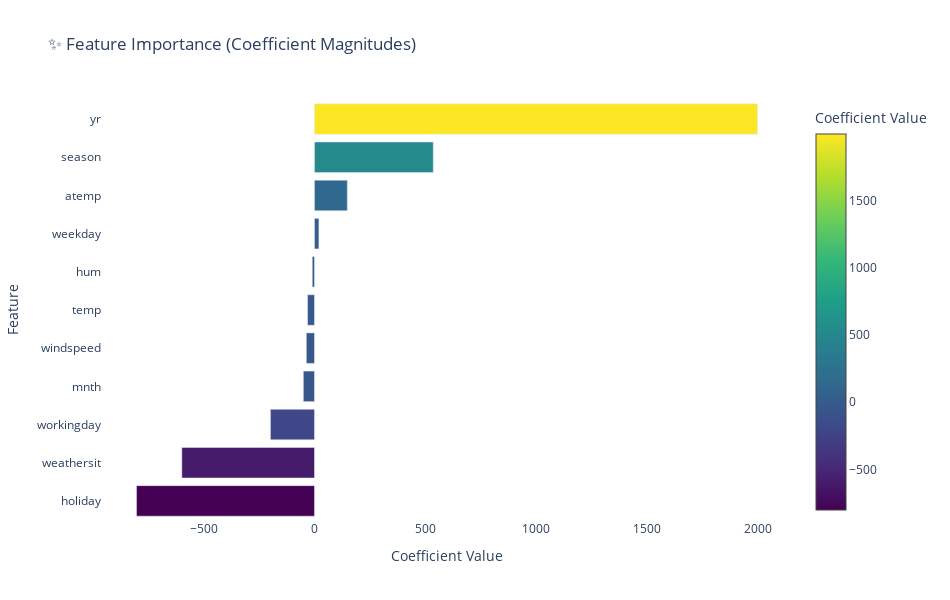

The code cell stored with this chart in its notebook:
### Markdown cell above
### 📈 Task 5 — Building the Linear Regression Model (🔹 Question 5)

### 🎯 Objective  
To build a **Multiple Linear Regression model** that predicts the demand for shared bikes (`cnt 🚲`) using environmental, seasonal, and calendar-based features.  
This step transforms our prepared dataset into a **predictive model** that can provide **quantifiable insights** into demand drivers.  

### 🔹 Subtasks  

⚙️ **Model Training**  
- Fit a **Multiple Linear Regression** model on the **training set**.  
- Ensure categorical dummies and continuous features are handled correctly.  
- Use both `statsmodels` (for detailed coefficient interpretation) and `sklearn` (for practical implementation).  

📊 **Model Summary & Coefficients**  
- Generate a **regression summary** (R², adjusted R², F-statistic, p-values).  
- Interpret coefficients to identify **significant predictors** of demand.  
- Check for **multicollinearity (VIF values)** to ensure model stability.  

🧪 **Model Refinement**  
- Remove **insignificant variables (p > 0.05)** step by step.  
- Rebuild the model iteratively until only **statistically significant predictors** remain.  

### 📋 Deliverables  
1. **Trained Linear Regression model** fitted on training data.  
2. **Model summary** including R², adjusted R², and coefficients.  
3. **Insights on significant predictors** of bike demand.  
4. 📑 A markdown explanation of which features drive rentals the most (season, weather, working days, etc.).

### Code cell
# === 📈 Task 5: Building the Linear Regression Model ===

import os
import pandas as pd
import statsmodels.api as sm
from sklearn.linear_model import LinearRegression
from statsmodels.stats.outliers_influence import variance_inflation_factor
import plotly.graph_objects as go
from IPython.display import Markdown, display_html
from sklearn.model_selection import train_test_split
from itertools import cycle, chain   # ✅ FIX: Import before function use

# 📂 File location (Project path)
data_path = r"G:\Github Assignments Data\Linear Regression Machine Learning Project\day.csv"

# Load dataset
day = pd.read_csv(data_path)

# Define features and target
X = day.drop(['cnt', 'casual', 'registered', 'dteday', 'instant'], axis=1)
y = day['cnt']

# Train-test split
X_train, X_test, y_train, y_test = train_test_split(X, y, test_size=0.2, random_state=42)

# 1️⃣ Regression model (statsmodels)
X_train_sm = sm.add_constant(X_train)
ols_model = sm.OLS(y_train, X_train_sm).fit()

# Display Regression Summary (full width)
display(Markdown("## 📊 Regression Summary (Statsmodels OLS)"))
print(ols_model.summary())

# 2️⃣ VIF Calculation
vif_data = pd.DataFrame()
vif_data["Feature"] = X_train.columns
vif_data["VIF"] = [variance_inflation_factor(X_train.values, i) for i in range(X_train.shape[1])]

# 3️⃣ Sklearn model for coefficients
lm = LinearRegression()
lm.fit(X_train, y_train)

coeffs = pd.DataFrame({
    "Feature": X_train.columns,
    "Coefficient": lm.coef_
}).sort_values(by="Coefficient", ascending=False)

# --- Side-by-side display of VIF & Coefficients ---
vif_styled = (vif_data.style
    .set_caption("📉 Variance Inflation Factor (VIF) Table")
    .background_gradient(axis=0, cmap="coolwarm")
    .set_table_styles([
        {'selector': 'th', 'props': [('font-size', '11pt'), ('background-color', '#2F4F4F'), ('color', 'white')]},
        {'selector': 'caption', 'props': [('caption-side', 'top'), ('font-size', '13pt'), ('font-weight', 'bold')]}
    ]))

coeffs_styled = (coeffs.style
    .set_caption("📊 Model Coefficients Table")
    .background_gradient(axis=0, cmap="RdYlGn")
    .set_table_styles([
        {'selector': 'th', 'props': [('font-size', '11pt'), ('background-color', '#2F4F4F'), ('color', 'white')]},
        {'selector': 'caption', 'props': [('caption-side', 'top'), ('font-size', '13pt'), ('font-weight', 'bold')]}
    ]))

def display_side_by_side(*args, titles=cycle([''])):
    html_str=''
    for df, title in zip(args, chain(titles, cycle(['']))):
        html_str += df.to_html()
    display_html(html_str.replace('table','table style="display:inline;margin:10px;width:45%"'), raw=True)

# ✅ Call function
display_side_by_side(vif_styled, coeffs_styled, titles=['📉 VIF', '📊 Coefficients'])

# 4️⃣ Interactive Feature Importance Plot
fig = go.Figure(go.Bar(
    x=coeffs["Coefficient"],
    y=coeffs["Feature"],
    orientation="h",
    marker=dict(
        color=coeffs["Coefficient"],
        colorscale="Viridis",
        showscale=True,
        colorbar=dict(title="Coefficient Value")
    ),
    hovertemplate="📌 Feature: %{y}<br>🔮 Coefficient: %{x:.4f}<extra></extra>"
))

fig.update_layout(
    title="✨ Feature Importance (Coefficient Magnitudes)",
    height=600, width=950,
    xaxis_title="Coefficient Value",
    yaxis_title="Feature",
    yaxis=dict(autorange="reversed"),
    plot_bgcolor="white"
)
fig.show()

### Figure 1 — Plotly figure (JSON) as saved in the notebook; plotly's stock layout.template omitted (floating-point values rounded to 4 significant figures)
{"data": [{"hovertemplate": "📌 Feature: %{y}<br>🔮 Coefficient: %{x:.4f}<extra></extra>", "marker": {"color": [1997.0, 535.6, 148.1, 20.02, -9.88, -31.2, -36.77, -50.16, -198.5, -598.0, -802.4], "colorbar": {"title": {"text": "Coefficient Value"}}, "colorscale": [[0, "#440154"], [0.1111, "#482878"], [0.2222, "#3e4989"], [0.3333, "#31688e"], [0.4444, "#26828e"], [0.5556, "#1f9e89"], [0.6667, "#35b779"], [0.7778, "#6ece58"], [0.8889, "#b5de2b"], [1, "#fde725"]], "showscale": true}, "orientation": "h", "type": "bar", "x": [1997.0, 535.6, 148.1, 20.02, -9.88, -31.2, -36.77, -50.16, -198.5, -598.0, -802.4], "y": ["yr", "season", "atemp", "weekday", "hum", "temp", "windspeed", "mnth", "workingday", "weathersit", "holiday"]}], "layout": {"height": 600, "plot_bgcolor": "white", "title": {"text": "✨ Feature Importance (Coefficient Magnitudes)"}, "width": 950, "xaxis": {"title": {"text": "Coefficient Value"}}, "yaxis": {"autorange": "reversed", "title": {"text": "Feature"}}}}
